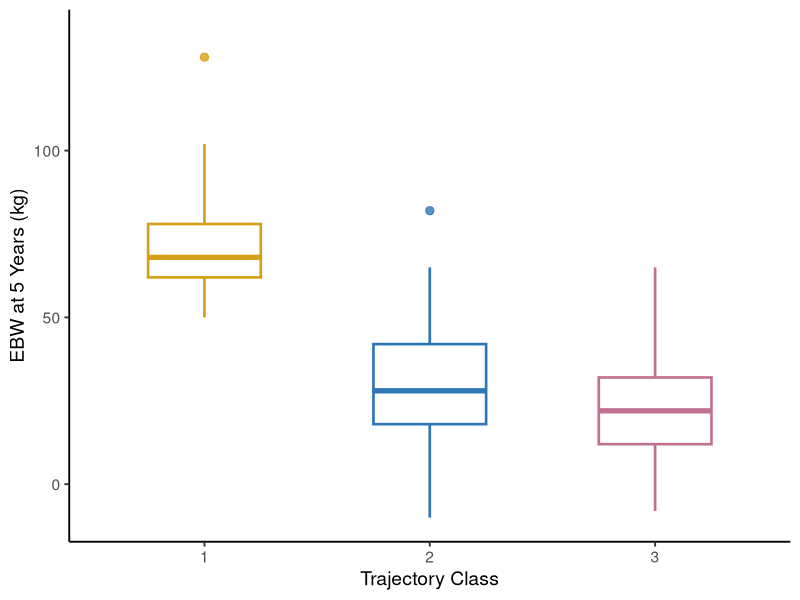

Write R code to recreate this figure.
library(ggplot2)
library(dplyr)
library(RColorBrewer)

# Read summary statistics (one row per class, outliers stored separately)
df = read.csv("data.csv")

# Deduplicate box stats (take first row per class for box geometry)
box_df = df %>%
  group_by(class) %>%
  slice(1) %>%
  ungroup() %>%
  mutate(class = factor(class))

# Outlier rows
outlier_df = df %>%
  filter(!is.na(outlier)) %>%
  mutate(class = factor(class))

# Colors matching original: gold, blue, pink
class_colors = c("1" = "#D4A017", "2" = "#2E75B6", "3" = "#C07090")

p = ggplot(box_df, aes(x = class, color = class)) +
  geom_boxplot(
    aes(ymin = ymin, lower = lower, middle = middle, upper = upper, ymax = ymax),
    stat = "identity",
    fill = "white",
    linewidth = 0.9,
    width = 0.5
  ) +
  geom_point(
    data = outlier_df,
    aes(x = class, y = outlier, color = class),
    size = 2.5,
    alpha = 0.8
  ) +
  scale_color_manual(values = class_colors) +
  scale_y_continuous(
    breaks = c(0, 50, 100),
    limits = c(NA, 135)
  ) +
  labs(
    x = "Trajectory Class",
    y = "EBW at 5 Years (kg)"
  ) +
  theme_classic(base_size = 14) +
  theme(legend.position = "none")

ggsave("plot.png", p, width = 5, height = 4, dpi = 800)
